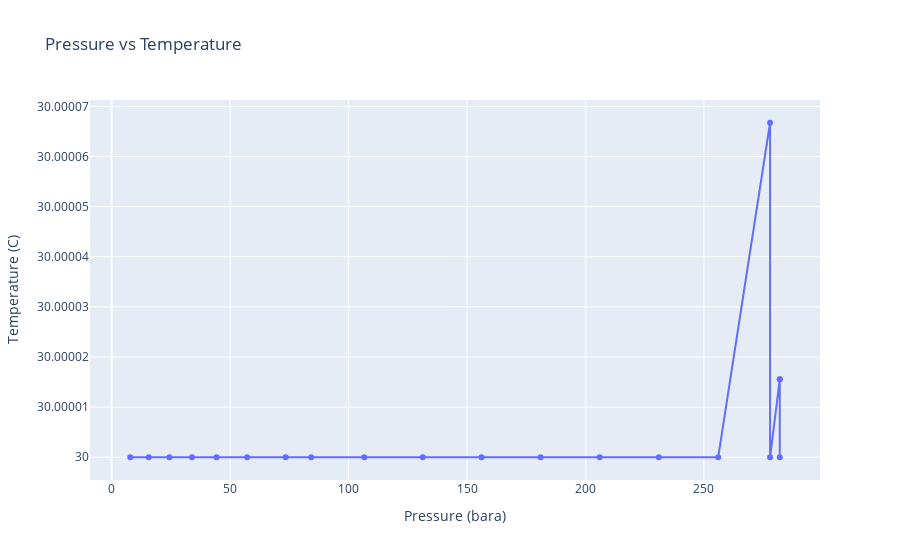

The cell this chart's notebook holds for it:
### Markdown cell above
# Распределение температуры в PIPESIM / Temperature distribution in PIPESIM

### Code cell
# Определение данных температуры из модели PIPESIM
trace_pipesim_temperature = go.Scatter(x=loaded_results_data[resuts_key_fluid_analysis][results_key_pipesim][pressure_key_bara], 
                                       y=loaded_results_data[resuts_key_fluid_analysis][results_key_pipesim][temperature_key_C], 
                                       mode='lines+markers', 
                                       name='PIPESIM Temperature')

# Создание макета графика для температуры
layout_temperature = go.Layout(title='Pressure vs Temperature', 
                               xaxis=dict(title='Pressure (bara)'), 
                               yaxis=dict(title='Temperature (C)'))


fig_temperature = go.Figure(data=trace_pipesim_temperature, layout=layout_temperature)
fig_temperature.show()

### Figure 1 — Plotly figure (JSON) as saved in the notebook; plotly's stock layout.template omitted (floating-point values rounded to 4 significant figures)
{"data": [{"mode": "lines+markers", "name": "PIPESIM Temperature", "type": "scatter", "x": [282.0, 282.0, 282.0, 277.9, 277.9, 256.0, 231.0, 206.0, 181.0, 156.1, 131.3, 106.6, 84.22, 73.43, 57.19, 44.29, 33.91, 24.4, 15.65, 7.849], "y": [30.0, 30.0, 30.0, 30.0, 30.0, 30.0, 30.0, 30.0, 30.0, 30.0, 30.0, 30.0, 30.0, 30.0, 30.0, 30.0, 30.0, 30.0, 30.0, 30.0]}], "layout": {"title": {"text": "Pressure vs Temperature"}, "xaxis": {"title": {"text": "Pressure (bara)"}}, "yaxis": {"title": {"text": "Temperature (C)"}}}}
